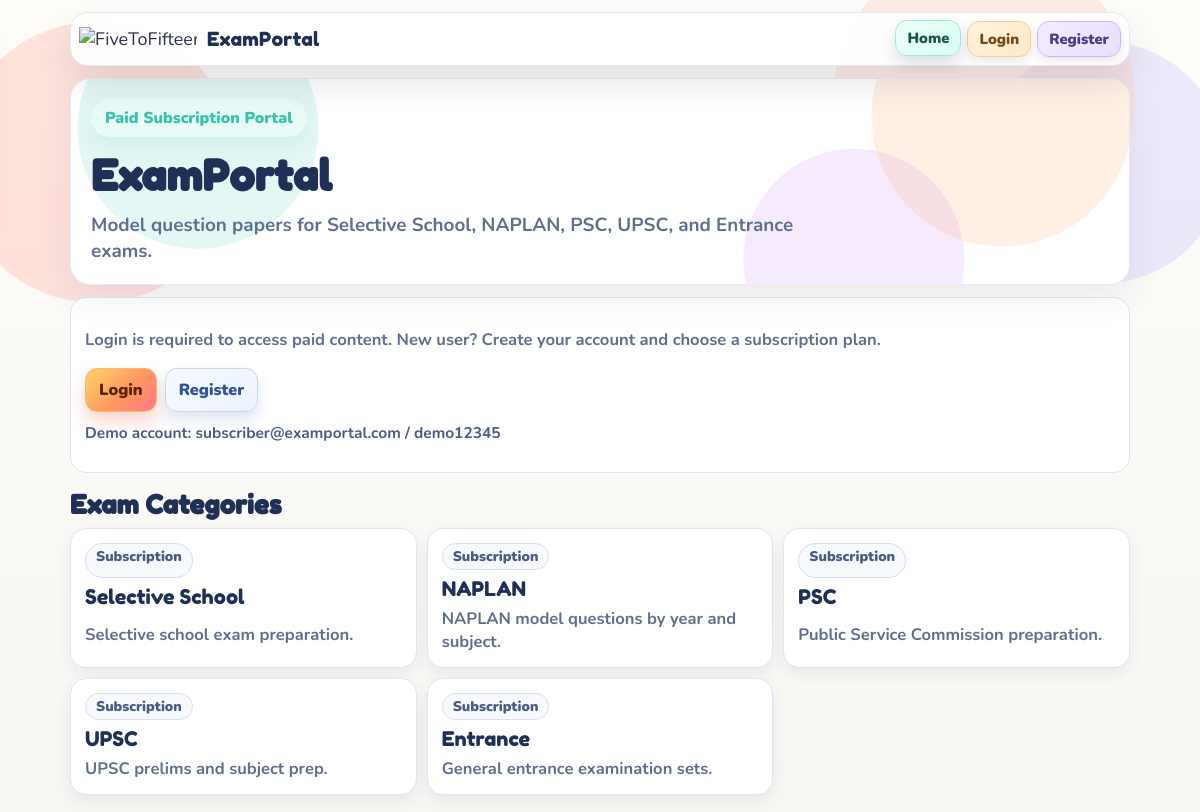
The page / on the database its author committed.
### tables this page shows
CREATE TABLE IF NOT EXISTS ep_exam_categories (
                id INT UNSIGNED AUTO_INCREMENT PRIMARY KEY,
                name VARCHAR(120) NOT NULL,
                slug VARCHAR(120) NOT NULL UNIQUE,
                description VARCHAR(255) NULL,
                sort_order INT UNSIGNED NOT NULL DEFAULT 0,
                is_active TINYINT(1) NOT NULL DEFAULT 1,
                created_at TIMESTAMP DEFAULT CURRENT_TIMESTAMP
            );

### config/auth.php (called while the page is built, shortened)
<?php
if (!function_exists('ep_current_user')) {
    function ep_current_user(): ?array
    {
        static $resolved = false;
        static $cachedUser = null;
        if ($resolved) {
            return $cachedUser;
        }
        $userId = (int) ($_SESSION['ep_user_id'] ?? 0);
        if ($userId <= 0) {
            return null;
        }
        $stmt = ep_db()->prepare('SELECT id, name, email, role, is_active, created_at, last_login_at FROM ep_users WHERE id = ? LIMIT 1');
        $stmt->bind_param('i', $userId);
        $stmt->execute();
        $user = $stmt->get_result()->fetch_assoc();
        $cachedUser = $user;
        return $cachedUser;
    }
}

### config/app.php (called while the page is built, shortened)
<?php
if (!function_exists('examportal_url')) {
    function examportal_url(string $path = ''): string
    {
        return EXAMPORTAL_BASE . ltrim($path, '/');
    }
}
if (!function_exists('h')) {
    function h(string $value): string
    {
        return htmlspecialchars($value, ENT_QUOTES, 'UTF-8');
    }
}
require_once __DIR__ . '/database.php';
require_once __DIR__ . '/repository.php';
require_once __DIR__ . '/auth.php';
require_once __DIR__ . '/layout.php';

### config/database.php (called while the page is built, shortened)
<?php
if (!function_exists('ep_db_name')) {
    function ep_db_name(): string
    {
        return 'kids_examportal';
    }
}
if (!function_exists('ep_db')) {
    function ep_db(): mysqli
    {
        static $conn = null;
        if ($conn instanceof mysqli) {
            return $conn;
        }
        $host = getenv('DB_HOST') ?: '127.0.0.1';
        $port = (int) (getenv('DB_PORT') ?: 3306);
        $user = getenv('DB_USER') ?: 'root';
        $pass = getenv('DB_PASS') !== false ? (string) getenv('DB_PASS') : '';
        $dbName = ep_db_name();
        $conn = new mysqli($host, $user, $pass, '', $port);
        $conn->set_charset('utf8mb4');
        $safeDbName = str_replace('`', '``', $dbName);
        $conn->query("CREATE DATABASE IF NOT EXISTS `{$safeDbName}` CHARACTER SET utf8mb4 COLLATE utf8mb4_unicode_ci");
        $conn->select_db($dbName);
        return $conn;
    }
}

### config/repository.php (called while the page is built, shortened)
<?php
if (!function_exists('ep_get_categories')) {
    function ep_get_categories(): array
    {
        $result = ep_db()->query('SELECT * FROM ep_exam_categories WHERE is_active = 1 ORDER BY sort_order ASC, name ASC');
        return $result->fetch_all(MYSQLI_ASSOC);
    }
}

### index.php (the view, shortened to what this page needs)
<?php
require_once __DIR__ . '/config/app.php';
$currentUser = ep_current_user();
$categories = ep_get_categories();
?>
<?php if (!$currentUser): ?>
  <section class="panel">
    <p class="muted">Login is required to access paid content. New user? Create your account and choose a subscription plan.</p>
    <div class="actions">
      <a class="btn-link" href="<?= h(examportal_url('user/login.php')); ?>">Login</a>
      <a class="btn-link btn-outline" href="<?= h(examportal_url('user/register.php')); ?>">Register</a>
    </div>
    <p class="inline-note">Demo account: <strong>subscriber@examportal.com</strong> / <strong>demo12345</strong></p>
  </section>
<?php endif; ?>
<h2 class="section-title">Exam Categories</h2>
<section class="grid">
  <?php foreach ($categories as $item): ?>
    <a class="card" href="<?= h(examportal_url('category.php?exam=' . urlencode((string) $item['slug']))); ?>">
      <span class="tag">Subscription</span>
      <h3><?= h((string) $item['name']); ?></h3>
      <p><?= h((string) ($item['description'] ?? '')) ?></p>
    </a>
  <?php endforeach; ?>
</section>

### assets/style.css (style rules this page uses)
:root { --sky: #f8f7f4; --coral: #ff6b6b; --mint: #6bcb77; --blue: #4d96ff; --purple: #c77dff; --orange: #ff9f1c; --yellow: #ffd93d; --dark: #27324a; --ink-soft: #7b8298; --card-border: #ece8f5; --card-shadow: 0 14px 34px rgba(48, 55, 86, 0.08); }
* { box-sizing: border-box; }
html { font-size: 18px; }
body { margin: 0; min-height: 100vh; font-family: 'Nunito', sans-serif; color: var(--dark); background: radial-gradient(circle at 8% 20%, rgba(255, 194, 184, 0.45) 0, rgba(255, 194, 184, 0.45) 140px, transparent 141px), radial-gradient(circle at 82% 12%, rgba(255, 214, 203, 0.45) 0, rgba(255, 214, 203, 0.45) 150px, transparent 151px), radial-gradient(circle at 92% 20%, rgba(220, 213, 250, 0.5) 0, rgba(220, 213, 250, 0.5) 120px, transparent 121px), linear-gradient(180deg, #fffdfa 0%, #f7f6f3 100%); }
.section-title { margin: 16px 0 8px; font-family: 'Fredoka One', cursive; font-size: clamp(1.15rem, 2.8vw, 1.45rem); color: #1f2f55; }
.grid { display: grid; grid-template-columns: repeat(3, minmax(0, 1fr)); gap: 10px; }
.card { border: 1px solid #dde5f4; border-radius: 16px; background: #fff; color: inherit; text-decoration: none; padding: 14px; display: grid; gap: 6px; box-shadow: 0 6px 14px rgba(35, 58, 102, 0.08); transition: transform 0.16s ease, box-shadow 0.16s ease; }
.card .tag { border: 1px solid #d6deed; border-radius: 999px; padding: 3px 10px; font-size: 0.78rem; font-weight: 900; color: #4a5c82; background: #f7f9fd; width: fit-content; }
.card h3 { margin: 0; color: #1f2f55; font-size: 1.12rem; font-family: 'Fredoka One', cursive; font-weight: 400; }
.card p { margin: 0; color: #5f6f8d; font-size: 0.92rem; font-weight: 700; }
.panel { margin-top: 12px; border: 1px solid #dde5f4; border-radius: 16px; background: #fff; padding: 14px; }
.muted { color: #5f6f8d; font-size: 0.92rem; font-weight: 700; }
.actions { display: flex; flex-wrap: wrap; gap: 8px; margin-top: 8px; }
.btn-link { text-decoration: none; min-height: 42px; border-radius: 12px; border: 1px solid #ffb574; background: linear-gradient(135deg, #ffd36a 0%, #ff9860 55%, #ff7a88 100%); color: #5d2500; font: 900 0.9rem 'Nunito', sans-serif; box-shadow: 0 10px 18px rgba(226, 107, 73, 0.28); padding: 10px 13px; display: inline-flex; align-items: center; justify-content: center; }
.btn-link.btn-outline { border-color: #c8d5ee; background: linear-gradient(135deg, #f6f9ff 0%, #edf3ff 100%); color: #355496; box-shadow: 0 8px 14px rgba(63, 92, 151, 0.16); }
.inline-note { margin-top: 10px; color: #4a5c82; font-size: 0.86rem; font-weight: 700; }

### rows shown on the page
ep_exam_categories: name "Selective School", description "Selective school exam preparation."
ep_exam_categories: name "NAPLAN", description "NAPLAN model questions by year and subject."
ep_exam_categories: name "PSC", description "Public Service Commission preparation."
ep_exam_categories: name "UPSC", description "UPSC prelims and subject prep."
ep_exam_categories: name "Entrance", description "General entrance examination sets."

### other values the page prints
$link['label'] "Home"
$link['label'] "Login"
$link['label'] "Register"
$heroKicker "Paid Subscription Portal"
$heroTitle "ExamPortal"
$heroText "Model question papers for Selective School, NAPLAN, PSC, UPSC, and Entrance exams."
